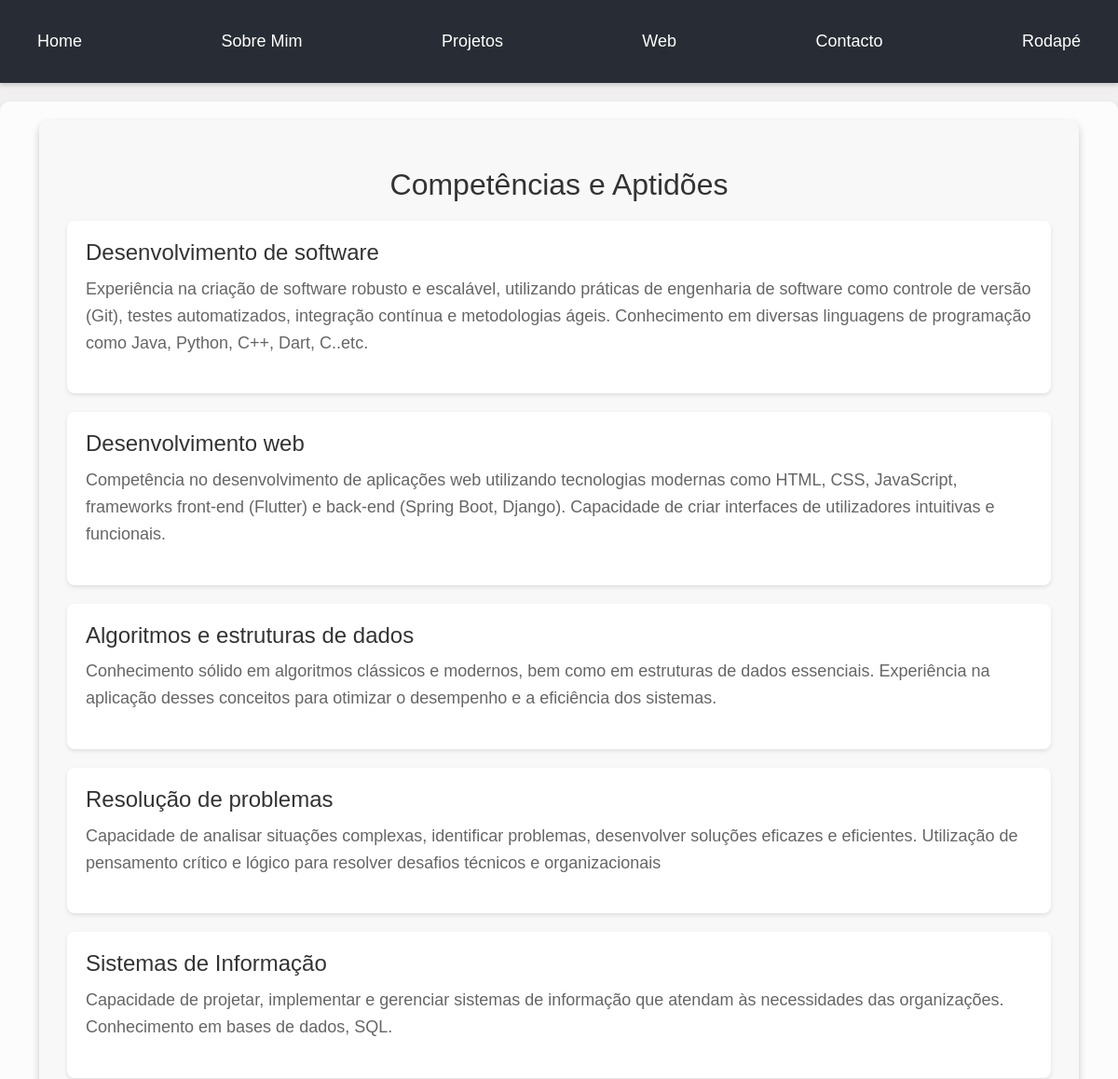
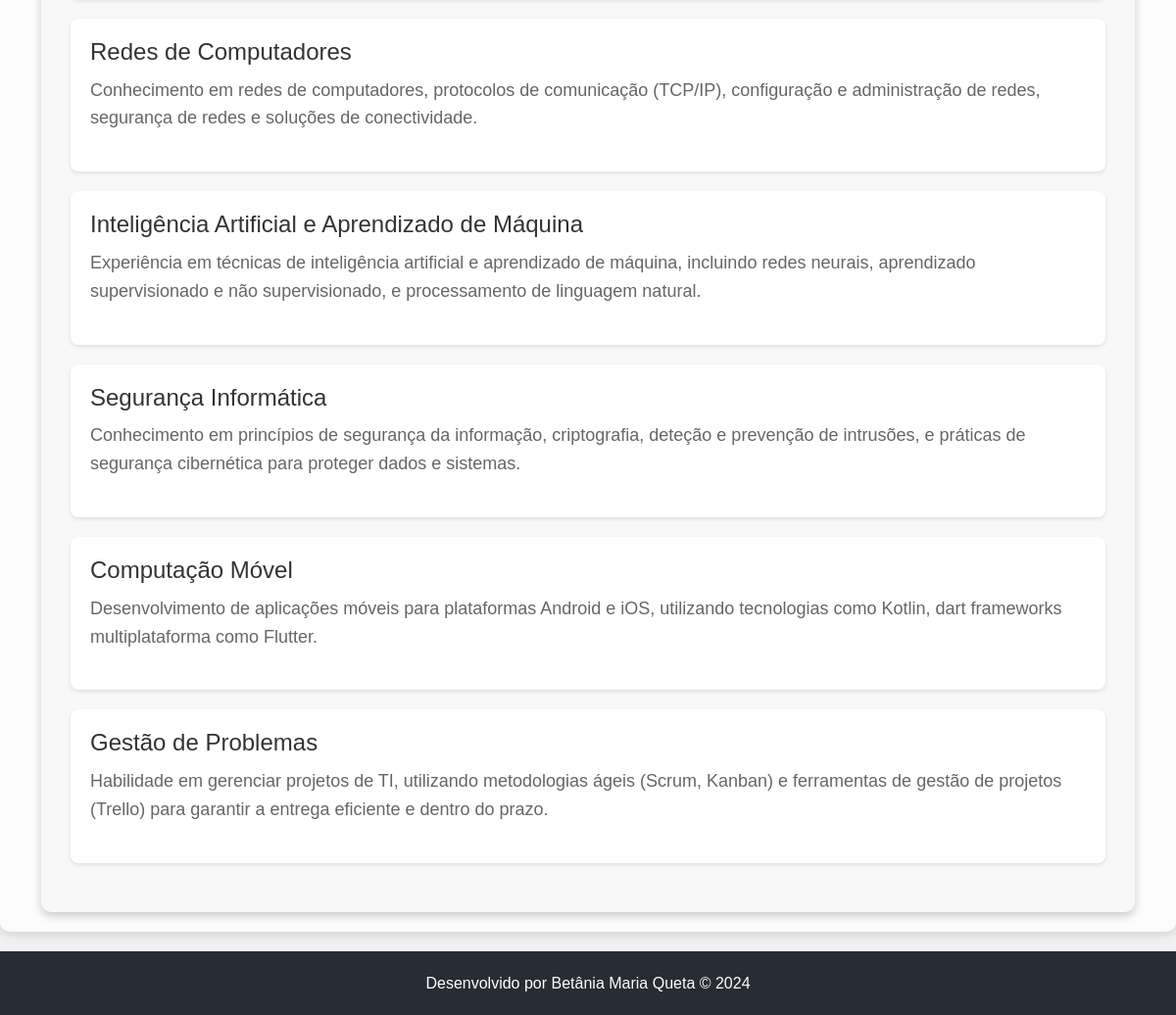
The page /competencias/ on the database its author committed (2 pictures, top to bottom).
### portfolio/models.py (models this page shows, shortened)
class Competencia(models.Model):
    nome = models.CharField(max_length=100)
    descricao = models.TextField()

### portfolio/views.py (the view)
# urls.py: path('competencias/', views.competencias, name='competencias'),
def competencias(request):
    competencias = Competencia.objects.all()
    return render(request, 'portfolio/competencias.html', {'competencias': competencias})

### portfolio/templates/portfolio/competencias.html (shortened to what this page needs)
{% extends 'portfolio/layout.html' %}
{% block main %}
    <div class="container">
        <div class="competencias-container">
            <h1>Competências e Aptidões</h1>
            <ul>
                {% for competencia in competencias %}
                    <li>
                        <h3>{{ competencia.nome }}</h3>
                        <p>{{ competencia.descricao }}</p>
                    </li>
                {% empty %}
                    <li class="empty-message">Não há competências e aptidões disponíveis.</li>
                {% endfor %}
            </ul>
        </div>
    </div>
{% endblock %}

### portfolio/static/portfolio/css/style.css (style rules this page uses)
* { box-sizing: border-box; margin: 0; padding: 0; }
body { font-family: 'Montserrat', sans-serif; font-size: 16px; line-height: 1.6; background-color: #f0f0f0; transition: background-color 0.3s ease, color 0.3s ease; }
h1, h2, h3, p { margin: 20px 0; padding: 0; }

### portfolio/templates/portfolio/competencias.html (style rules this page uses)
.competencias-container { background-color: #f8f8f8; padding: 30px; border-radius: 10px; box-shadow: 0 4px 8px rgba(0, 0, 0, 0.2); text-align: center; }
.competencias-container h1 { color: #333; font-size: 32px; margin-bottom: 20px; }
.competencias-container ul { padding: 0; margin: 0; list-style-type: none; }
.competencias-container li { background-color: #fff; margin-bottom: 20px; padding: 20px; border-radius: 8px; box-shadow: 0 2px 4px rgba(0, 0, 0, 0.1); transition: transform 0.3s ease; text-align: left; }
.competencias-container h3 { margin: 0; color: #333; font-size: 24px; }
.competencias-container p { margin-top: 10px; color: #666; font-size: 18px; }

### rows shown on the page
Competencia: nome "Desenvolvimento de software", descricao "Experiência na criação de software robusto e escalável, utilizando práticas de engenharia de software como controle de versão (Git), testes automatizados, integração contínua e metodologias ágeis. Conhecimento em diversas linguagens de programação como Java, Python, C++, Dart, C..etc."
Competencia: nome "Desenvolvimento web", descricao "Competência no desenvolvimento de aplicações web utilizando tecnologias modernas como HTML, CSS, JavaScript, frameworks front-end (Flutter) e back-end (Spring Boot, Django). Capacidade de criar interfaces de utilizadores intuitivas e funcionais."
Competencia: nome "Algoritmos e estruturas de dados", descricao "Conhecimento sólido em algoritmos clássicos e modernos, bem como em estruturas de dados essenciais. Experiência na aplicação desses conceitos para otimizar o desempenho e a eficiência dos sistemas."
Competencia: nome "Resolução de problemas", descricao "Capacidade de analisar situações complexas, identificar problemas, desenvolver soluções eficazes e eficientes. Utilização de pensamento crítico e lógico para resolver desafios técnicos e organizacionais"
Competencia: nome "Sistemas de Informação", descricao "Capacidade de projetar, implementar e gerenciar sistemas de informação que atendam às necessidades das organizações. Conhecimento em bases de dados, SQL."
Competencia: nome "Redes de Computadores", descricao "Conhecimento em redes de computadores, protocolos de comunicação (TCP/IP), configuração e administração de redes, segurança de redes e soluções de conectividade."
Competencia: nome "Inteligência Artificial e Aprendizado de Máquina", descricao "Experiência em técnicas de inteligência artificial e aprendizado de máquina, incluindo redes neurais, aprendizado supervisionado e não supervisionado, e processamento de linguagem natural."
Competencia: nome "Segurança Informática", descricao "Conhecimento em princípios de segurança da informação, criptografia, deteção e prevenção de intrusões, e práticas de segurança cibernética para proteger dados e sistemas."
Competencia: nome "Computação Móvel", descricao "Desenvolvimento de aplicações móveis para plataformas Android e iOS, utilizando tecnologias como Kotlin, dart frameworks multiplataforma como Flutter."
Competencia: nome "Gestão de Problemas", descricao "Habilidade em gerenciar projetos de TI, utilizando metodologias ágeis (Scrum, Kanban) e ferramentas de gestão de projetos (Trello) para garantir a entrega eficiente e dentro do prazo."
